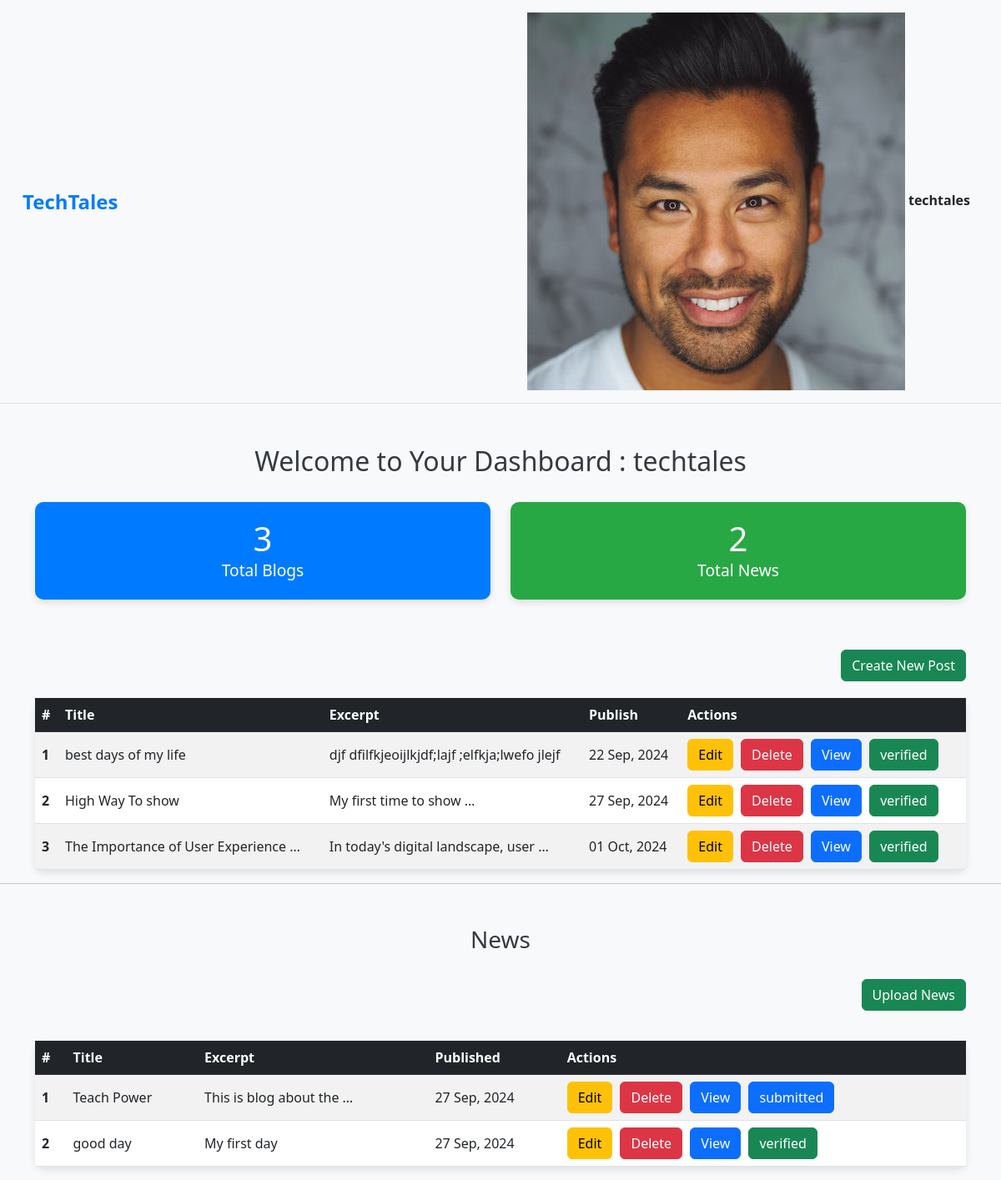
The page /dashboard (signed in) on the database its author committed.
### app/models.py (models this page shows, shortened)
class UserProfile(models.Model):
    user  = models.OneToOneField(User,on_delete=models.CASCADE)
    bio = models.CharField(max_length=233)
    address = models.CharField(max_length=233)
    profile_image = models.ImageField(blank=True,upload_to='User_images/')

class Blog(models.Model):
    STATUS = (('submitted','submitted'),('pending','pending'),('verified','verified'),('rejected','rejected'))
    user = models.ForeignKey(User,on_delete=models.CASCADE)
    title = models.CharField(max_length=233,unique= True)
    content = models.TextField()
    image = models.ImageField(blank=True,upload_to='blog_images/')
    blog_url = models.URLField(blank=True)
    video = models.CharField(max_length=122,blank=True)
    created_at = models.DateTimeField(auto_now_add=True)
    updated_at = models.DateTimeField(auto_now=True)
    feed_back_to_user = models.CharField(blank=True,max_length=200)
    status = models.CharField(blank=True,choices=STATUS,max_length=20,default='submitted')

class News(models.Model):
    STATUS = (('submitted','submitted'),('pending','pending'),('verified','verified'),('rejected','rejected'))
    user = models.ForeignKey(User,on_delete=models.CASCADE)
    title = models.CharField(max_length=233,unique=True)
    content = models.TextField()
    image = models.ImageField(blank=True,upload_to='news_images/')
    news_url = models.URLField(blank=True)
    video = models.CharField(max_length=122,blank=True)
    created_at = models.DateTimeField(auto_now_add=True,blank=True)
    updated_at = models.DateTimeField(auto_now=True,blank=True)
    is_verified = models.BooleanField(blank=True,default=False)
    feed_back_to_user = models.CharField(blank=True,max_length=200)
    status = models.CharField(blank=True,choices=STATUS,max_length=20,default='submitted')

### app/views.py (the view)
# urls.py: path('dashboard',dashboard,name='dashboard'),
@login_required
def dashboard(request):
    blogs = Blog.objects.filter(user = request.user)
    news = News.objects.filter(user = request.user)
    user_profile, created = UserProfile.objects.get_or_create(user = request.user)
    profile_image = user_profile.profile_image.url if user_profile.profile_image else None
    context = {
        'blogs':blogs,
        'news':news,
        'user_profile':user_profile,
        'profile_image': profile_image,
        'blogs_counts':Blog.objects.filter(user= request.user).count(),
        'news_counts':News.objects.filter(user= request.user).count(),
    }
    return render(request,'dashboard.html',context)

### templates/dashboard.html (shortened to what this page needs)
<!DOCTYPE html>
<html lang="en">
<head>
    <link href="https://cdn.jsdelivr.net/npm/bootstrap@5.3.0-alpha1/dist/css/bootstrap.min.css" rel="stylesheet">
</head>
<body>
    <nav class="navbar navbar-light bg-light">
        <div class="container-fluid">
            <a class="navbar-brand" href="/">TechTales</a>
            <div class="user-profile">
                {% if profile_image %}
                <img src="{{user_profile.profile_image.url}}" alt="Profile Image">
                {% else %}
                <img src="/static/default_profile.png" alt="Default Profile Image">
                {% endif %}
                <span class="username">{{request.user}}</span>
            </div>
        </div>
    </nav>
    <div class="container dashboard-container">
        <h2 class="dashboard-title">Welcome to Your Dashboard : {{request.user}}</h2>
        <div class="row">
            <div class="col-md-6">
                <div class="info-box">
                    <h1>{{ blogs_counts }}</h1>
                    <p>Total Blogs</p>
                </div>
            </div>
            <div class="col-md-6">
                <div class="info-box" style="background-color: #28a745;">
                    <h1>{{ news_counts }}</h1>
                    <p>Total News</p>
                </div>
            </div>
        </div>
        <div class="d-flex justify-content-end">
            <a href="{% url 'add_post' %}" class="btn btn-success create-post-btn">Create New Post</a>
        </div>
        <table class="table table-striped">
            <thead class="table-dark">
                <tr>
                    <th scope="col">#</th>
                    <th scope="col">Title</th>
                    <th scope="col">Excerpt</th>
                    <th scope="col">Publish</th>
                    <th scope="col">Actions</th>
                </tr>
            </thead>
            <tbody>
                {% for blog in blogs %}
                <tr>
                    <th scope="row">{{ forloop.counter }}</th>
                    <td>{{ blog.title|truncatewords:05 }}</td>
                    <td>{{ blog.content|truncatewords:05 }}</td>
                    <td>{{ blog.created_at|date:"d M, Y" }}</td>
                    <td class="post-actions">
                        <a href="{% url 'edit_blog' blog.id %}" class="btn btn-warning">Edit</a>
                        <a href="{% url 'delete_blog' blog.id %}" class="btn btn-danger">Delete</a>
                        <a href="{% url 'blog_details' blog.id %}" class="btn btn-primary">View</a>
                        {% if blog.status == 'submitted' %}
                        <a href="/" class="btn btn-primary" title="{{blog.feed_back_to_user}}">{{blog.status}}</a>
                        {% elif blog.status == 'verified' %}
                        <a href="/" class="btn btn-success">{{blog.status}}</a>
                        {% elif blog.status == 'rejected' %}
                        <a href="/" class="btn btn-danger">{{blog.status}}</a>
                        {% endif %}
                    </td>
                </tr>
                {% empty %}
                <tr>
                    <td colspan="5">No posts available</td>
                </tr>
                {% endfor %}
            </tbody>
        </table>
    </div>
    <hr>
    <div class="container dashboard-container">
        <h3 class="dashboard-title">News</h3>
        <div class="d-flex justify-content-end">
            <a href="{% url 'add_news' %}" class="btn btn-success create-post-btn">Upload News</a>
        </div>
        <table class="table table-striped mt-3">
            <thead class="table-dark">
                <tr>
                    <th scope="col">#</th>
                    <th scope="col">Title</th>
                    <th scope="col">Excerpt</th>
                    <th scope="col">Published</th>
                    <th scope="col">Actions</th>
                </tr>
            </thead>
            <tbody>
                {% for news in news %}
                <tr>
                    <th scope="row">{{ forloop.counter }}</th>
                    <td>{{ news.title|truncatewords:5 }}</td>
                    <td>{{ news.content|truncatewords:5 }}</td>
                    <td>{{ news.created_at|date:"d M, Y" }}</td>
                    <td class="post-actions">
                        <a href="{% url 'edit_news' news.id %}" class="btn btn-warning">Edit</a>
                        <a href="{% url 'delete_news' news.id %}" class="btn btn-danger">Delete</a>
                        <a href="{% url 'news_details' news.id %}" class="btn btn-primary">View</a>
                        {% if news.status == 'submitted' %}
                        <a href="/" class="btn btn-primary" title="{{news.feed_back_to_user}}">{{news.status}}</a>
                        {% elif news.status == 'verified' %}
                        <a href="/" class="btn btn-success">{{news.status}}</a>
                        {% elif news.status == 'rejected' %}
                        <a href="/" class="btn btn-danger">{{news.status}}</a>
                        {% endif %}
                    </td>
                </tr>
                {% empty %}
                <tr>
                    <td colspan="5" class="text-center">No news available</td>
                </tr>
                {% endfor %}
            </tbody>
        </table>
    </div>

### templates/dashboard.html (style rules this page uses)
body { background-color: #f8f9fa; }
.dashboard-container { margin-top: 50px; }
.dashboard-title { text-align: center; margin-bottom: 30px; color: #343a40; }
.create-post-btn { margin-bottom: 20px; }
.table { background-color: white; border-radius: 10px; box-shadow: 0 4px 8px rgba(0, 0, 0, 0.1); }
.table th, .table td { vertical-align: middle; }
.post-actions .btn { margin-right: 5px; }
.navbar { background-color: #ffffff; border-bottom: 1px solid #dee2e6; padding: 15px; }
.navbar-brand { font-size: 1.5rem; color: #007bff; font-weight: bold; }
.user-profile { position: relative; display: inline-block; }
.username { font-weight: bold; margin-right: 10px; }
.info-box { background-color: #007bff; color: white; padding: 20px; border-radius: 10px; box-shadow: 0 4px 8px rgba(0, 0, 0, 0.1); text-align: center; margin-bottom: 30px; }
.info-box h1 { margin: 0; font-size: 2.5rem; }
.info-box p { margin: 0; font-size: 1.2rem; }
.row { margin-bottom: 30px; }

### rows shown on the page
UserProfile: profile_image (picture)
Blog: title "best days of my life", content "djf dfilfkjeoijlkjdf;lajf ;elfkja;lwefo jlejf", created_at "22 Sep, 2024", status "verified"
Blog: title "High Way To show", content "My first time to show …", created_at "27 Sep, 2024", status "verified"
Blog: title "The Importance of User Experience …", content "In today's digital landscape, user …", created_at "01 Oct, 2024", status "verified"
News: title "Teach Power", content "This is blog about the …", created_at "27 Sep, 2024", status "submitted"
News: title "good day", content "My first day", created_at "27 Sep, 2024", status "verified"

### other values the page prints
{{ request.user }} "techtales"
{{ blogs_counts }} "3"
{{ news_counts }} "2"
